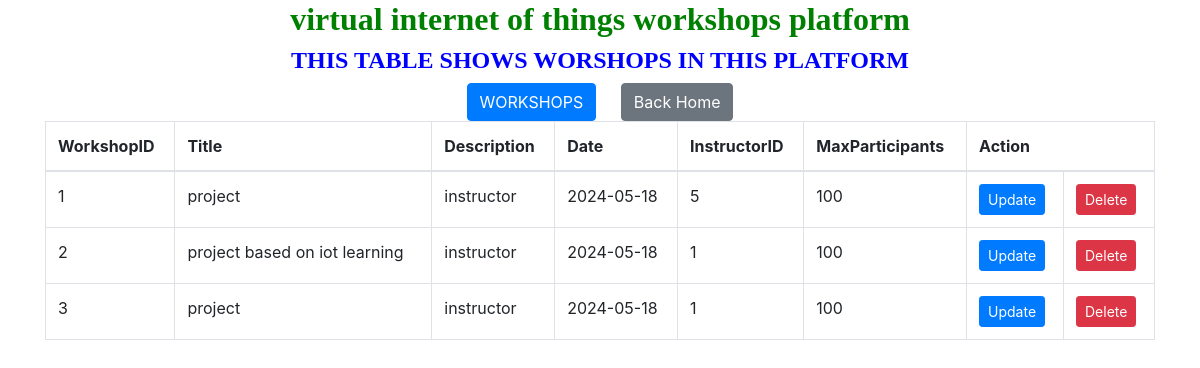
Page /viewworkshops.php on the committed database.
### tables this page shows
CREATE TABLE IF NOT EXISTS `workshops` (
  `WorkshopID` int(11) NOT NULL AUTO_INCREMENT,
  `Title` varchar(100) NOT NULL,
  `Description` text,
  `Date` date NOT NULL,
  `InstructorID` int(11) DEFAULT NULL,
  `MaxParticipants` int(11) DEFAULT NULL,
  PRIMARY KEY (`WorkshopID`),
  KEY `InstructorID` (`InstructorID`)
);

### viewworkshops.php (the view, shortened to what this page needs)
<!DOCTYPE html>
<html>
<head>
    <link href="https://stackpath.bootstrapcdn.com/bootstrap/4.5.2/css/bootstrap.min.css" rel="stylesheet">
</head>
<body>
<center>
    <div class="container">
        <h2 style="text-align: center; font-family: century; font-weight: bold; color: green;">virtual internet of things workshops platform</h2>
        <h4 style="text-align: center; font-family: century; font-weight: bold; color:blue;">THIS TABLE SHOWS WORSHOPS IN THIS PLATFORM </h4>
        <a href="workshops.html" class="btn btn-primary" style="margin-top: 0px;">WORKSHOPS</a>
        <a href="home.html" class="btn btn-secondary" style="margin-left: 20px;">Back Home</a>
        <table class="table table-bordered">
            <thead>
                <tr>
                    <th>WorkshopID</th>
                    <th>Title</th>
                    <th>Description</th>
                    <th>Date</th>
                    <th>InstructorID</th>
                    <th>MaxParticipants</th>
                    <th colspan="2">Action</th>
                </tr>
            </thead>
            <tbody>
                <?php
                include "databaseconnection.php";
                $sql = "SELECT * FROM workshops";
                $result = $connection->query($sql);
                while ($row = $result->fetch_assoc()) {
                    echo "
                    <tr>
                        <td>{$row['WorkshopID']}</td>
                        <td>{$row['Title']}</td>
                        <td>{$row['Description']}</td>
                        <td>{$row['Date']}</td>
                        <td>{$row['InstructorID']}</td>
                        <td>{$row['MaxParticipants']}</td>
                        <td>
                            <a href='updateworkshops.php?WorkshopID={$row['WorkshopID']}' class='btn btn-primary btn-sm'>Update</a></td>
                            <td>
                            <a href='deleteworkshops.php?WorkshopID={$row['WorkshopID']}' class='btn btn-danger btn-sm'>Delete</a>
                        </td>
                    </tr>
                    ";
                }
                ?>
            </tbody>
        </table>
    </div>
    </center>
</body>
</html>

### rows in the picture
workshops: WorkshopID "1", Title "project", Description "instructor", Date "2024-05-18", InstructorID "5", MaxParticipants "100"
workshops: WorkshopID "2", Title "project based on iot learning", Description "instructor", Date "2024-05-18", InstructorID "1", MaxParticipants "100"
workshops: WorkshopID "3", Title "project", Description "instructor", Date "2024-05-18", InstructorID "1", MaxParticipants "100"
